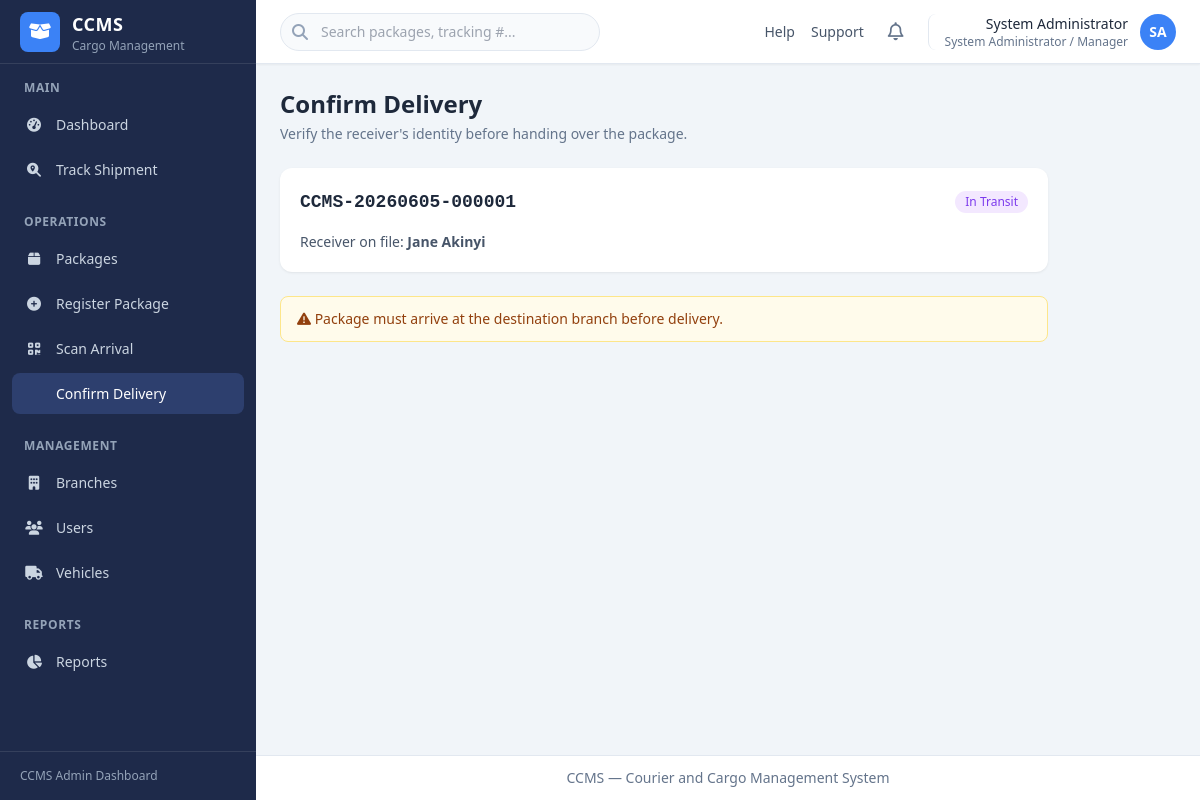
/operations/confirm-delivery/CCMS-20260605-000001/ (signed in), run on an earlier commit of the app's database.
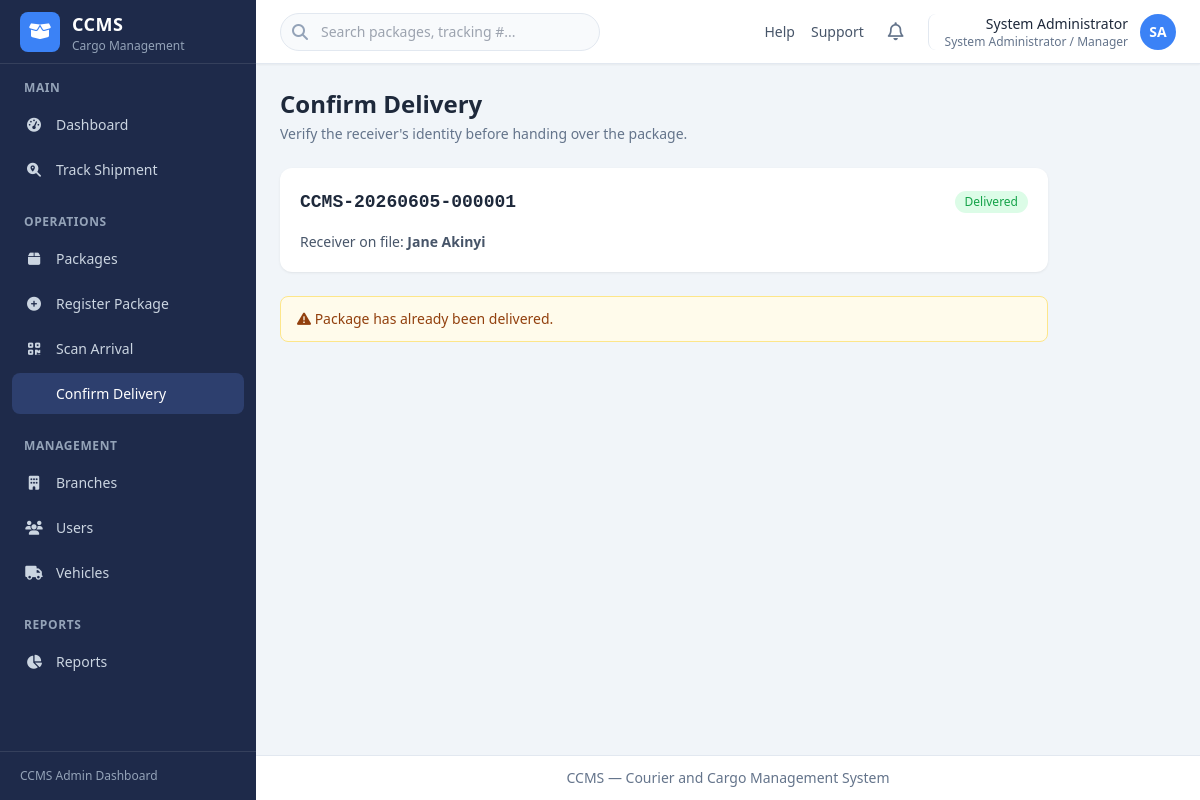
And on a later commit of the database.
### ccms_app/models.py (models this page shows, shortened)
class Package(models.Model):
    tracking_number = models.CharField(max_length=30, unique=True, editable=False)
    sender_full_name = models.CharField(max_length=255)
    sender_id_number = models.CharField(max_length=50)
    sender_phone = models.CharField(max_length=20)
    receiver_full_name = models.CharField(max_length=255)
    receiver_id_number = models.CharField(max_length=50)
    receiver_phone = models.CharField(max_length=20)
    package_type = models.CharField(max_length=20, choices=PackageType.choices)
    description = models.TextField(blank=True)
    quantity = models.PositiveIntegerField(default=1)
    weight = models.DecimalField(max_digits=10, decimal_places=2)
    origin_branch = models.ForeignKey(
        Branch,
        on_delete=models.PROTECT,
        related_name='outgoing_packages',
    )
    destination_branch = models.ForeignKey(
        Branch,
        on_delete=models.PROTECT,
        related_name='incoming_packages',
    )
    assigned_vehicle = models.ForeignKey(
        Vehicle,
        on_delete=models.SET_NULL,
        null=True,
        blank=True,
        related_name='shipments',
    )
    transport_fee = models.DecimalField(max_digits=12, decimal_places=2)
    status = models.CharField(
        max_length=30,
        choices=PackageStatus.choices,
        default=PackageStatus.REGISTERED,
    )
    registered_by = models.ForeignKey(
        settings.AUTH_USER_MODEL,
        on_delete=models.PROTECT,
        related_name='registered_packages',
    )
    registered_at = models.DateTimeField(auto_now_add=True)
    received_by = models.ForeignKey(
        settings.AUTH_USER_MODEL,
        on_delete=models.SET_NULL,
        null=True,
        blank=True,
        related_name='received_packages',
    )
    received_at_branch = models.ForeignKey(
        Branch,
        on_delete=models.SET_NULL,
        null=True,
        blank=True,
        related_name='received_packages',
    )
    arrived_at = models.DateTimeField(null=True, blank=True)
    delivered_by = models.ForeignKey(
        settings.AUTH_USER_MODEL,
        on_delete=models.SET_NULL,
        null=True,
        blank=True,
        related_name='delivered_packages',
    )
    delivered_at = models.DateTimeField(null=True, blank=True)
    delivery_receiver_id_number = models.CharField(max_length=50, blank=True)
    created_at = models.DateTimeField(auto_now_add=True)
    updated_at = models.DateTimeField(auto_now=True)
    class Meta:
        ordering = ['-registered_at']
    @property
    def status_label(self):
        return self.get_status_display()
    @property
    def status_css_class(self):
        mapping = {
            PackageStatus.REGISTERED: 'registered',
            PackageStatus.READY_FOR_DISPATCH: 'ready',
            PackageStatus.IN_TRANSIT: 'in-transit',
            PackageStatus.ARRIVED: 'arrived',
            PackageStatus.READY_FOR_PICKUP: 'ready',
            PackageStatus.DELIVERED: 'delivered',
            PackageStatus.CANCELLED: 'cancelled',
        }
        return mapping.get(self.status, 'registered')

### ccms_app/views_operations.py (the view, shortened to what this page needs)
# urls.py: path('operations/confirm-delivery/<str:tracking_number>/', views_operations.delivery_confirm, name='delivery_confirm'),
@login_required
def delivery_confirm(request, tracking_number):
    package = get_package_by_tracking(tracking_number)
    allowed, error = can_confirm_delivery(request.user, package)
    if not package:
        messages.error(request, 'No package found with that tracking number.')
        return redirect('ccms_app:confirm_delivery_lookup')
    form = DeliveryVerificationForm(request.POST or None)
    return render(request, 'ccms_app/operations/delivery_confirm.html', {
        'active_nav': 'confirm_delivery',
        'package': package,
        'form': form,
        'can_confirm': allowed,
        'error_message': error,
    })

### ccms_app/forms.py
class DeliveryVerificationForm(forms.Form):
    receiver_id_number = forms.CharField(
        max_length=50,
        label='Receiver ID / Passport',
        widget=forms.TextInput(attrs={'class': INPUT_CLASS}),
    )
    receiver_full_name = forms.CharField(
        max_length=255,
        label='Receiver full name',
        widget=forms.TextInput(attrs={'class': INPUT_CLASS}),
    )
    receiver_phone = forms.CharField(
        max_length=20,
        label='Receiver phone number',
        widget=forms.TextInput(attrs={'class': INPUT_CLASS, 'placeholder': '+254...'}),
    )

### account/models.py (called while the page is built)
    @property
    def is_admin_manager(self):
        return self.role == UserRole.ADMIN_MANAGER

    @property
    def role_label(self):
        return self.get_role_display()

    def get_initials(self):
        parts = self.full_name.strip().split()
        if len(parts) >= 2:
            return (parts[0][0] + parts[-1][0]).upper()
        if parts:
            return parts[0][0].upper()
        return self.username[:1].upper()

### templates/ccms_app/operations/delivery_confirm.html (shortened to what this page needs)
{% extends "base.html" %}
{% block page_header %}
<div class="mb-6">
    <h1 class="text-2xl font-bold text-slate-800">Confirm Delivery</h1>
    <p class="mt-1 text-sm text-slate-500">Verify the receiver's identity before handing over the package.</p>
</div>
{% endblock %}
{% block content %}
<div class="max-w-3xl space-y-6">
    <div class="dashboard-card">
        <div class="mb-4 flex items-center justify-between">
            <p class="font-mono text-lg font-bold text-slate-800">{{ package.tracking_number }}</p>
            <span class="status-badge status-{{ package.status_css_class }}">{{ package.status_label }}</span>
        </div>
        <p class="text-sm text-slate-600">
            Receiver on file: <strong>{{ package.receiver_full_name }}</strong>
        </p>
    </div>
    {% if not can_confirm %}
    <div class="rounded-lg border border-amber-200 bg-amber-50 px-4 py-3 text-sm text-amber-800">
        <i class="fa-solid fa-triangle-exclamation"></i> {{ error_message }}
    </div>
    {% endif %}
</div>
{% endblock %}

What changed in the data, as far as the page shows it:
changed Package "CCMS-20260605-000001": status "in_transit" → "delivered" (drawn); status_label "In Transit" → "Delivered"
Also different on the page:
{{ error_message }}: "Package must arrive at the destination branch before delivery." → "Package has already been delivered."
